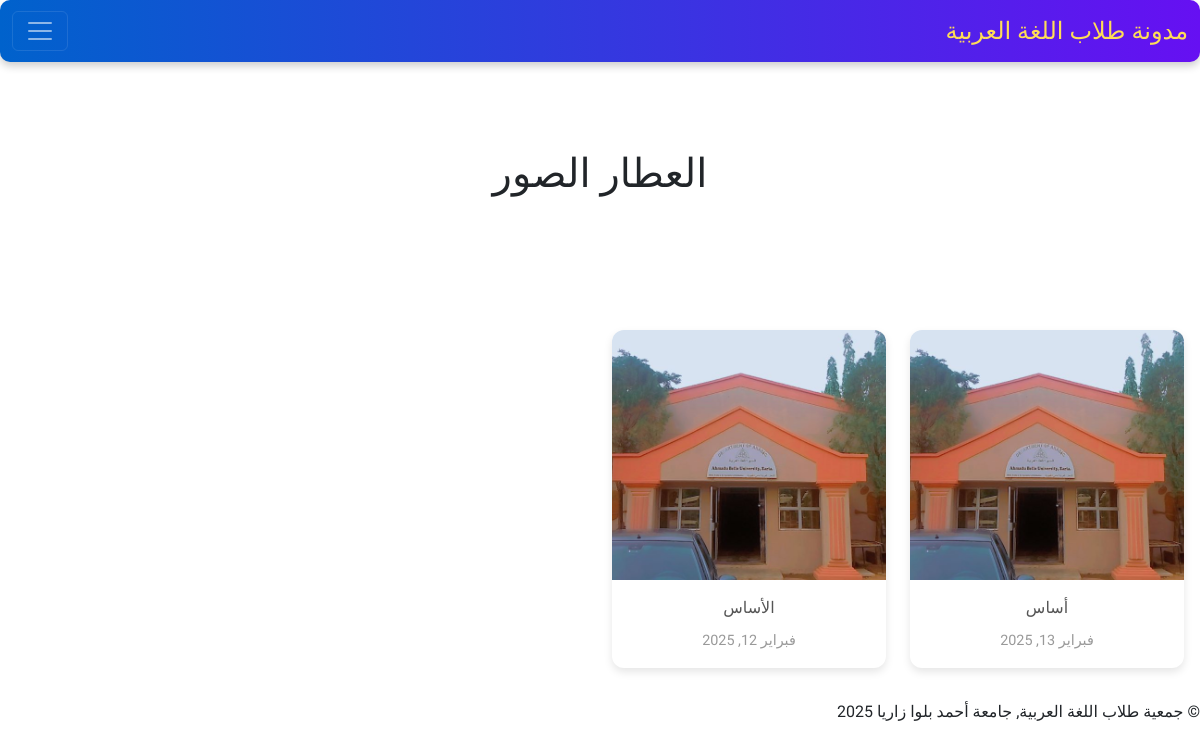
Screenshot of /images/ with the database file from the repository.
### post/models.py (models this page shows, shortened)
class   Image(models.Model):
    post = models.ForeignKey(Post, on_delete=models.CASCADE, related_name='post_images', null=True, blank=True)
    caption = models.CharField(max_length=255)
    image = models.ImageField(upload_to="images/")
    created_at = models.DateTimeField(auto_now_add=True)
    updated_at = models.DateTimeField(auto_now=True)

### post/views.py (the view)
# urls.py: path('images/', views.image_list, name='image_list'),
def image_list(request):
    images = Image.objects.all().order_by('-created_at')
    return render(request, 'post/image_list.html', {'images': images})

### template/post/image_list.html (shortened to what this page needs)
{% extends "post/base.html" %}
{% block content %}
    <h1>العطار الصور</h1>
    <div class="gallery">
        {% for image in images %}
            <div class="image-card">
                <img src="{{ image.image.url }}" alt="{{ image.caption }}">
                <div class="image-info">
                    <p>{{ image.caption|truncatechars:50 }}</p>
                    <small>{{ image.created_at|date:"M d, Y" }}</small>
                </div>
            </div>
        {% endfor %}
    </div>
{% endblock %}

### template/post/base.html (style rules this page uses)
body { font-family: 'Amiri', serif; }

### template/post/image_list.html (style rules this page uses)
h1 { margin-top: 150px; text-align: center; }
.gallery { display: grid; grid-template-columns: repeat(auto-fill, minmax(250px, 1fr)); gap: 1.5rem; padding: 2rem 1rem; justify-items: center; margin-top: 100px; }
.image-card { background: #fff; border-radius: 12px; overflow: hidden; box-shadow: 0 4px 8px rgba(0, 0, 0, 0.1); transition: transform 0.3s ease; }
.image-card img { width: 100%; height: 250px; object-fit: cover; transition: opacity 0.3s ease; }
.image-info { padding: 1rem; text-align: center; }
.image-info p { font-size: 1rem; color: #555; margin-bottom: 0.5rem; }
.image-info small { color: #999; font-size: 0.9rem; }

### rows the page displays
Image: image (picture), caption "أساس", created_at "فبراير 13, 2025"
Image: image (picture), caption "الأساس", created_at "فبراير 12, 2025"
